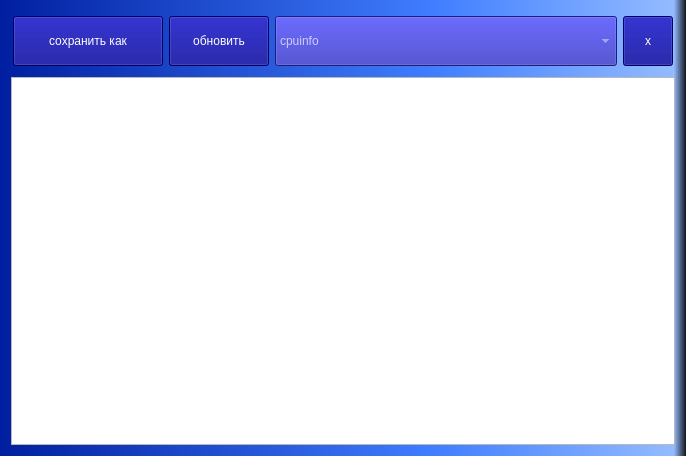
<?xml version="1.0" encoding="UTF-8"?>
<ui version="4.0">
 <class>MainWindow</class>
 <widget class="QMainWindow" name="MainWindow">
  <property name="geometry">
   <rect>
    <x>0</x>
    <y>0</y>
    <width>686</width>
    <height>456</height>
   </rect>
  </property>
  <property name="windowTitle">
   <string>Информация о системе</string>
  </property>
  <property name="styleSheet">
   <string notr="true">/* Blue ocean */
QMainWindow, QDialog {background-color: qlineargradient(spread:pad, x1:0, y1:0, x2:1, y2:0, stop:0 rgb(0, 31, 160), stop:0.630682 rgb(64, 126, 255), stop:0.98 rgb(147, 187, 255), stop:1 rgb(0, 0, 0)); }
QMenuBar {color: white; background: transparent; }
QMenu { color: white; background: #00008C; }
QMenuBar::item { background: transparent; }
QMenu::item:selected { color: #BBBB44; background-color: #0000BB;}
QMenu::item { color: white; background-color: #00008C; }
QDialog *{color: white;}
QPushButton, QToolButton { color: white; background-color: rgba(0,0,140,255); }
QPushButton:hover, QToolButton:hover { color: white; background-color: rgba(40,40,180,255); }
QWidget:disabled {color: #6666EE; background: transparent;}
QTableView { color: white; background: transparent; selection-background-color: #3399FF;}
QHeaderView::section { color: white; background-color: rgb(0,0,140); }
QTableView QTableCornerButton::section { background: #3399FF; border: 2px outset #33DDFF; }
QWidget#widget_Center *{ background-color: qlineargradient(spread:pad, x1:0, y1:0, x2:1, y2:0, stop:0 rgba(0, 31, 160, 255), stop:0.630682 rgba(64, 126, 255, 255), stop:0.98 rgba(147, 187, 255, 255), stop:1 rgba(0, 0, 0, 0));}
QWidget#widget_Center *{font: bold 14pt &quot;Arial&quot;; }
RightClickableButton:flat {color: red; text-decoration: overline; }
RightClickableButton:hover:!flat {color: rgba(255,200,60,255); }
QGroupBox, QLabel { color: rgba(205,205,255,255); background: transparent;}
QLineEdit , QComboBox , QComboBox *{ color: rgba(205,205,255,255); background-color: #2828B4;}
QRadioButton , QCheckBox { color: white; }
/*QRadioButton[djulaColor1=&quot;true&quot;] { color: yellow; } */
QWidget#widget_RightStat * {color: rgb(0,0,140); }
QLabel#label_Correct {color: rgb(26,164,0); font-style: bold;}
QLabel#label_False {color: rgb(220,0,22); font-style: bold;}
QLabel#label_UsedHelp {color: rgb(255,170,0); font-style: bold;}
QLabel#label_SentencesNr {font-style: bold; }
QLabel#label_Done {font-style: bold; }
QLabel#label_Playmode {font-style: bold; }
QLabel#label_Performance {font-style: bold; }
QLabel#label_ThemeName {font-style: bold; font-size: 16pt; text-decoration: underline; color: white; }
QLabel#label_HunSentence {font-style: bold; font-size: 16pt; color: rgb(0,0,140); background-color: rgba(255,255,255,100); }
QLabel#label_EnglishSentence {font-style: bold; font-size: 16pt; color: rgb(60,0,100); background-color: rgba(255,255,255,100); }
QStatusBar { color: white; }
QTabWidget { background-color: rgba(0,0,60,160); }
QTabWidget::pane { /* The tab widget frame */
     border-top: 2px solid #02BBCB;
 }
QTabWidget::tab-bar {
     left: 5px; /* move to the right by 5px */
 }
QTabBar::tab {
     background: qlineargradient(x1: 0, y1: 0, x2: 0, y2: 1,
                                 stop: 0 #212181, stop: 0.4 #8888DD,
                                 stop: 0.5 #4848a8, stop: 1.0 #6363D3);
     border: 2px solid #C4C4C3;
     border-bottom-color: #02777B; /* same as the pane color */
     border-top-left-radius: 4px;
     border-top-right-radius: 4px;
     min-width: 8ex;
     padding: 2px;
 }

 QTabBar::tab:selected, QTabBar::tab:hover {
     background: qlineargradient(x1: 0, y1: 0, x2: 0, y2: 1,
                                 stop: 0 #000044, stop: 0.4 #141464,
                                 stop: 0.5 #006666, stop: 1.0 #003333);
 }

 QTabBar::tab:selected {
     border-color: #9B9B9B;
     border-bottom-color: #C2BBCB; /* same as pane color */
 }

 QTabBar::tab:!selected {
     margin-top: 2px; /* make non-selected tabs look smaller */
 }

QDialog#TranslateWindow QLabel#hunTextLabel { color: white; }

QProgressBar {
     border: 2px solid #0578AA;
     border-radius: 5px;
	 text-align: center;
	 background: transparent;
 }

 QProgressBar::chunk {
     background-color: #0578AA;
     /*width: 20px;*/
 }
 </string>
  </property>
  <widget class="QWidget" name="centralWidget">
   <property name="styleSheet">
    <string notr="true"/>
   </property>
   <layout class="QGridLayout" name="gridLayout">
    <item row="4" column="0">
     <widget class="QTextBrowser" name="textBrowser">
      <property name="sizePolicy">
       <sizepolicy hsizetype="Expanding" vsizetype="Minimum">
        <horstretch>0</horstretch>
        <verstretch>0</verstretch>
       </sizepolicy>
      </property>
      <property name="textInteractionFlags">
       <set>Qt::TextSelectableByMouse</set>
      </property>
      <property name="source">
       <url>
        <string/>
       </url>
      </property>
     </widget>
    </item>
    <item row="1" column="0">
     <widget class="QWidget" name="widget" native="true">
      <property name="minimumSize">
       <size>
        <width>0</width>
        <height>60</height>
       </size>
      </property>
      <property name="maximumSize">
       <size>
        <width>16777215</width>
        <height>60</height>
       </size>
      </property>
      <layout class="QHBoxLayout" name="horizontalLayout_3">
       <property name="spacing">
        <number>6</number>
       </property>
       <property name="leftMargin">
        <number>2</number>
       </property>
       <property name="topMargin">
        <number>2</number>
       </property>
       <property name="rightMargin">
        <number>2</number>
       </property>
       <property name="bottomMargin">
        <number>2</number>
       </property>
       <item>
        <widget class="QPushButton" name="pushButton_2">
         <property name="minimumSize">
          <size>
           <width>0</width>
           <height>50</height>
          </size>
         </property>
         <property name="maximumSize">
          <size>
           <width>150</width>
           <height>16777215</height>
          </size>
         </property>
         <property name="text">
          <string>сохранить как</string>
         </property>
        </widget>
       </item>
       <item>
        <widget class="QPushButton" name="pushButton_3">
         <property name="sizePolicy">
          <sizepolicy hsizetype="Maximum" vsizetype="Maximum">
           <horstretch>0</horstretch>
           <verstretch>0</verstretch>
          </sizepolicy>
         </property>
         <property name="minimumSize">
          <size>
           <width>0</width>
           <height>50</height>
          </size>
         </property>
         <property name="maximumSize">
          <size>
           <width>100</width>
           <height>16777215</height>
          </size>
         </property>
         <property name="text">
          <string>обновить</string>
         </property>
        </widget>
       </item>
       <item>
        <widget class="QComboBox" name="comboBox">
         <property name="minimumSize">
          <size>
           <width>0</width>
           <height>50</height>
          </size>
         </property>
         <item>
          <property name="text">
           <string>cpuinfo</string>
          </property>
         </item>
         <item>
          <property name="text">
           <string>mounts</string>
          </property>
         </item>
         <item>
          <property name="text">
           <string>PID</string>
          </property>
         </item>
         <item>
          <property name="text">
           <string>meminfo</string>
          </property>
         </item>
         <item>
          <property name="text">
           <string>partitions</string>
          </property>
         </item>
         <item>
          <property name="text">
           <string>consoles</string>
          </property>
         </item>
         <item>
          <property name="text">
           <string>modules</string>
          </property>
         </item>
        </widget>
       </item>
       <item>
        <widget class="QPushButton" name="pushButton">
         <property name="minimumSize">
          <size>
           <width>50</width>
           <height>50</height>
          </size>
         </property>
         <property name="maximumSize">
          <size>
           <width>32</width>
           <height>16777215</height>
          </size>
         </property>
         <property name="styleSheet">
          <string notr="true">padding: 3px 0px 3px 0px;</string>
         </property>
         <property name="text">
          <string>x</string>
         </property>
         <property name="iconSize">
          <size>
           <width>32</width>
           <height>32</height>
          </size>
         </property>
        </widget>
       </item>
      </layout>
     </widget>
    </item>
   </layout>
  </widget>
 </widget>
 <layoutdefault spacing="6" margin="11"/>
 <resources/>
 <connections/>
</ui>
